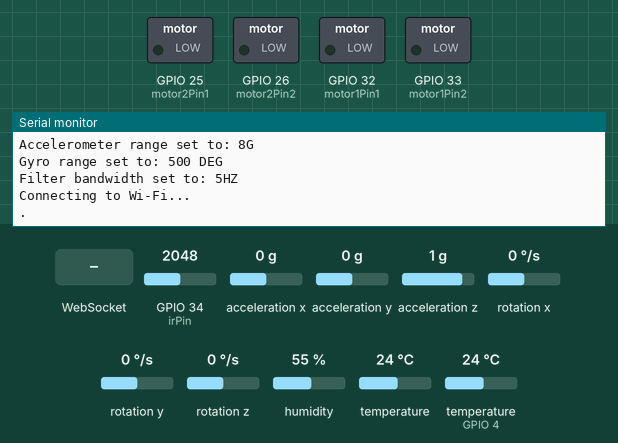
Recording of a sketch running on a simulated ESP32. On the bench: switched loads named in the sketch (green lamp = pin HIGH), the last lines printed to the serial monitor. The test bench sets the inputs (shaded band); at power-on: GPIO 34 (irPin) = 2048, acceleration x 0 g, acceleration y 0 g, acceleration z 1 g, rotation x 0 °/s, rotation y 0 °/s, rotation z 0 °/s, humidity 55 %, temperature 24 °C, temperature (sensor on GPIO 4) 24 °C. WiFi joins after 1.5 s; servers stay silent unless stated.

Above: at 1.3 s.
1.4 s: WebSocket text "undefined" received
At 3.3 s:
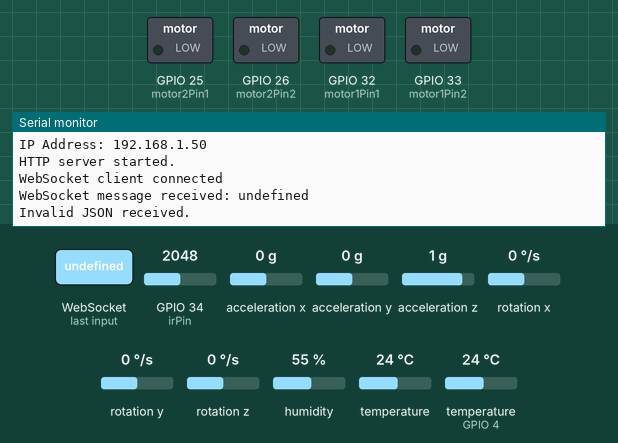
3.6 s: WebSocket text "1" received
At 3.9 s:
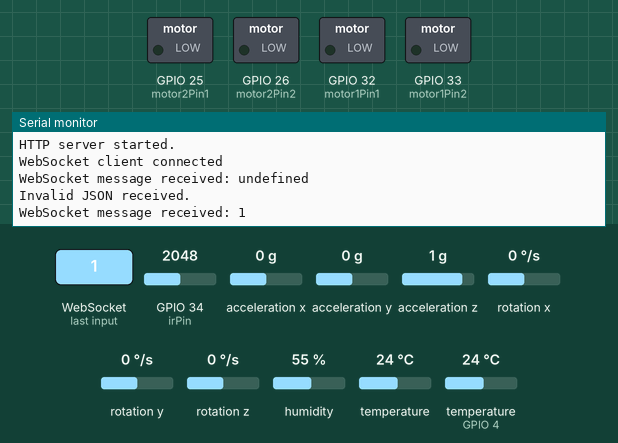

Measured:
- after the input at 1.4 s, the serial monitor: prints a new line after 0.76 s (image 1)
- after the input at 3.6 s, the serial monitor: prints a new line at once (image 2)

The sketch:

Scaled_Autonomy.ino
```cpp
#include <Arduino.h>
#include <WiFi.h>
#include <AsyncTCP.h>
#include <ESPAsyncWebServer.h>
#include <Arduino_JSON.h>
#include <Adafruit_MPU6050.h>
#include <Adafruit_Sensor.h>
#include <Wire.h>
#include "DHT.h"

SemaphoreHandle_t xMutex = NULL;

Adafruit_MPU6050 mpu;
#define irPin 34
#define DHT11PIN 4

DHT dht(DHT11PIN, DHT11);

// Replace with your network credentials
const char *ssid = "ALVA4eBn6fh";
const char *password = "25av5nuh9k17";

AsyncWebServer server(80);
AsyncWebSocket ws("/ws");

// Motor Config
const int motor1Pin1 = 32, motor1Pin2 = 33, motor2Pin1 = 25, motor2Pin2 = 26;
const int freq = 5000, resolution = 8;
const int pwmChannelA1 = 0, pwmChannelA2 = 1, pwmChannelB1 = 2, pwmChannelB2 = 3;
int motorAspeed = 0, motorBspeed = 0;
bool motorAdirForward = true, motorBdirForward = true;

//================= Sensor variables =================
// JSONVar readings;
//================= Sensor variables =================

void handleMotors() {
  // Control Motor A
  if (motorAspeed > 0) {
    if (motorAdirForward) {
      ledcWrite(pwmChannelA1, motorAspeed);
      ledcWrite(pwmChannelA2, 0);
    } else {
      ledcWrite(pwmChannelA1, 0);
      ledcWrite(pwmChannelA2, motorAspeed);
    }
  } else {
    ledcWrite(pwmChannelA1, 0);
    ledcWrite(pwmChannelA2, 0);
  }

  // Control Motor B
  if (motorBspeed > 0) {
    if (motorBdirForward) {
      ledcWrite(pwmChannelB1, motorBspeed);
      ledcWrite(pwmChannelB2, 0);
    } else {
      ledcWrite(pwmChannelB1, 0);
      ledcWrite(pwmChannelB2, motorBspeed);
    }
  } else {
    ledcWrite(pwmChannelB1, 0);
    ledcWrite(pwmChannelB2, 0);
  }
}

// String getGyroReadings() {
//   sensors_event_t a, g, temp;
//     mpu.getEvent(&a, &g, &temp);

//     readings["gyroX"] = isnan(g.gyro.x) ? 0 : g.gyro.x;
//     readings["gyroY"] = isnan(g.gyro.y) ? 0 : g.gyro.y;
//     readings["gyroZ"] = isnan(g.gyro.z) ? 0 : g.gyro.z;

//     return JSON.stringify(readings);
// }

// String getAccReadings() {
//    sensors_event_t a, g, temp;
//     mpu.getEvent(&a, &g, &temp);

//     // Populate JSON object
//     float accX_offset = 0.02, accY_offset = -0.01, accZ_offset = -0.4; // Adjust based on testing
//     // accZ when device is stationary should be close to gravitational constant
//     readings["accX"] = isnan(a.acceleration.x) ? 0 : (a.acceleration.x - accX_offset);
//     readings["accY"] = isnan(a.acceleration.y) ? 0 : (a.acceleration.y - accY_offset);
//     readings["accZ"] = isnan(a.acceleration.z) ? 0 : (a.acceleration.z - accZ_offset);

//     // Serialize to JSON
//     return JSON.stringify(readings);
// }

// String getTemperature() {
//   sensors_event_t a, g, temp;
//   mpu.getEvent(&a, &g, &temp);
//   readings["mpu_temperature"] = temp.temperature;
//   return String(temp.temperature);
// }

// String getDht() {
//   float dhtTemperature = 0, dhtHumidity = 0;
//   // Attempt to read the temperature and humidity values from the DHT11 sensor.
//   dhtHumidity = dht.readHumidity();
//   dhtTemperature = dht.readTemperature();

//   readings["dhtTemperature"] = String(dhtTemperature);
//   readings["dhtHumidity"] = String(dhtHumidity);
//   String accString = JSON.stringify(readings);
//   return accString;
// }

// bool getIr() {
  // int IRread = analogRead(irPin);
  // int IRdigital = (IRread > 2000) ? 1 : 0;
  // readings["obstacle_present"] = IRdigital == 0;
  // return IRdigital == 0;
// }

void onWebSocketEvent(AsyncWebSocket *server, AsyncWebSocketClient *client, AwsEventType type, void *arg, uint8_t *data, size_t len) {
  if (type == WS_EVT_CONNECT) {
    Serial.println("WebSocket client connected");
    client->text("Welcome to Scaled Autonomy");
  } else if (type == WS_EVT_DISCONNECT) {
    Serial.println("WebSocket client disconnected");
  } else if (type == WS_EVT_DATA) {
    String message = String((char *)data).substring(0, len);
    Serial.println("WebSocket message received: " + message);

    JSONVar receivedData = JSON.parse(message);
    if (JSON.typeof(receivedData) == "undefined") {
      Serial.println("Invalid JSON received.");
      return;
    }

    String response = "Received Parameters:\n";

    // Motor A
    if (receivedData.hasOwnProperty("motorAspeed")) {
      motorAspeed = int(receivedData["motorAspeed"]);
      motorAspeed = constrain(motorAspeed, 0, 255);
      response += "Motor A Speed: " + String(motorAspeed) + "\n";
    } else {
      response += "Motor A Speed: (unchanged) " + String(motorAspeed) + "\n";
    }

    if (receivedData.hasOwnProperty("motorAdir")) {
      int motorAdir = int(receivedData["motorAdir"]);
      motorAdirForward = (motorAdir == 1);
      response += "Motor A Direction: " + String(motorAdirForward) + "\n";
    } else {
      response += "Motor A Direction: (unchanged) " + String(motorAdirForward) + "\n";
    }

    // Motor B
    if (receivedData.hasOwnProperty("motorBspeed")) {
      motorBspeed = int(receivedData["motorBspeed"]);
      motorBspeed = constrain(motorBspeed, 0, 255);
      response += "Motor B Speed: " + String(motorBspeed) + "\n";
    } else {
      response += "Motor B Speed: (unchanged) " + String(motorBspeed) + "\n";
    }

    if (receivedData.hasOwnProperty("motorBdir")) {
      int motorBdir = int(receivedData["motorBdir"]);
      motorBdirForward = (motorBdir == 1);
      response += "Motor B Direction: " + String(motorBdirForward) + "\n";
    } else {
      response += "Motor B Direction: (unchanged) " + String(motorBdirForward) + "\n";
    }

    handleMotors();

    client->text(response);
  }
}

//================= FreeRTOS tasks =================
// FreeRTOS task for WiFi setup
void WiFiTask(void *parameter) {
  WiFi.begin(ssid, password);
  Serial.println("Connecting to Wi-Fi...");
  while (WiFi.status() != WL_CONNECTED) {
    delay(1000);
    Serial.print(".");
  }
  Serial.println("\nConnected to Wi-Fi.");
  Serial.print("IP Address: ");
  Serial.println(WiFi.localIP());

  // Start WebSocket server
  ws.onEvent(onWebSocketEvent);
  server.addHandler(&ws);

  // Start the HTTP server
  server.begin();
  Serial.println("HTTP server started.");

  vTaskDelete(NULL);  // End the task after Wi-Fi is connected
}

// FreeRTOS task for motor control
void MotorControlTask(void *parameter) {
  while (true) {
    handleMotors();
    vTaskDelay(10 / portTICK_PERIOD_MS);  // Delay for motor control task (adjust as needed)
  }
}

// FreeRTOS task for WebSocket server
void WebSocketTask(void *parameter) {
  while (true) {
    ws.cleanupClients();                   // Cleanup disconnected clients
    vTaskDelay(50 / portTICK_PERIOD_MS);  // Delay for WebSocket cleanup (adjust as needed)
  }
}

// // FreeRTOS task for gyro readings
// void GyroReadingTask(void *parameter) {
//   while (true) {
//     getGyroReadings();
//     vTaskDelay(10 / portTICK_PERIOD_MS);
//   }
// }

// // FreeRTOS task for acceleration readings
// void AccReadingsTask(void *parameter) {
//   while (true) {
//     getAccReadings();
//     vTaskDelay(10 / portTICK_PERIOD_MS);
//   }
// }

// void MpuTempReadingsTask(void *parameter) {
//   while (true) {
//     getTemperature();
//     vTaskDelay(5000 / portTICK_PERIOD_MS);
//   }
// }

// void DhtReadingsTask(void *parameter) {
//   while (true) {
//     getDht();
//     vTaskDelay(5000 / portTICK_PERIOD_MS);
//   }
// }

// void IrReadingsTask(void *parameter) {
//   while (true) {
//     getIr();
//     vTaskDelay(10 / portTICK_PERIOD_MS);
//   }
// }

void GetSensorDataTask(void *paramter) {
  sensors_event_t a, g, temp;
  JSONVar readings;
  for (;;) {
    // Check if MPU6050 is ready to provide data
    if (!mpu.getEvent(&a, &g, &temp)) {
      Serial.println("Failed to read MPU6050 data!");
      vTaskDelay(100 / portTICK_PERIOD_MS);
      continue;
    }

    // Clear or reset JSON document before updating
    readings = null;

    // MPU
    readings["gyroX"] = isnan(g.gyro.x) ? 0 : g.gyro.x;
    readings["gyroY"] = isnan(g.gyro.y) ? 0 : g.gyro.y;
    readings["gyroZ"] = isnan(g.gyro.z) ? 0 : g.gyro.y;
    readings["accX"] = isnan(a.acceleration.x) ? 0 : a.acceleration.x;
    readings["accY"] = isnan(a.acceleration.y) ? 0 : a.acceleration.y;
    readings["accZ"] = isnan(a.acceleration.z) ? 0 : a.acceleration.z;
    readings["mpu_temperature"] = isnan(temp.temperature) ? 0 : temp.temperature;

    // Obstacle avoidance IR
    int IRread = analogRead(irPin);
    int IRdigital = (IRread > 2000) ? 1 : 0;
    readings["obstacle_present"] = IRdigital == 0;

    // DHT Sensor
    readings["dhtTemperature"] = isnan(dht.readHumidity()) ? 0 : dht.readHumidity();
    readings["dhtHumidity"] = isnan(dht.readTemperature()) ? 0 : dht.readTemperature();

    ws.textAll(JSON.stringify(readings));

    // Monitor heap integrity
    heap_caps_check_integrity_all(true);

    // Delay for task timing
    vTaskDelay(500 / portTICK_PERIOD_MS);
  }
}

// void SendSensorDataTask(void *parameter) {
//   while (true) {
//     String combinedData = JSON.stringify(readings);
//     ws.textAll(combinedData);
//     vTaskDelay(1000 / portTICK_PERIOD_MS);
//   }
// }

//================= FreeRTOS tasks =================

void setup() {

  // Create mutex
  xMutex = xSemaphoreCreateMutex();

  if (xMutex == NULL) {
    Serial.println("Mutex creation failed!");
    return;
  }

  Serial.begin(115200);

  dht.begin();

  //================= Motor Setup =================
  // Motor pin setup
  pinMode(motor1Pin1, OUTPUT);
  pinMode(motor1Pin2, OUTPUT);
  pinMode(motor2Pin1, OUTPUT);
  pinMode(motor2Pin2, OUTPUT);

  // Attach PWM channels to motor control pins
  ledcSetup(pwmChannelA1, freq, resolution);
  ledcAttachPin(motor1Pin1, pwmChannelA1);
  ledcSetup(pwmChannelA2, freq, resolution);
  ledcAttachPin(motor1Pin2, pwmChannelA2);

  ledcSetup(pwmChannelB1, freq, resolution);
  ledcAttachPin(motor2Pin1, pwmChannelB1);
  ledcSetup(pwmChannelB2, freq, resolution);
  ledcAttachPin(motor2Pin2, pwmChannelB2);

  // Initial motor state (off)
  ledcWrite(pwmChannelA1, 0);
  ledcWrite(pwmChannelA2, 0);
  ledcWrite(pwmChannelB1, 0);
  ledcWrite(pwmChannelB2, 0);
  //================= Motor Setup =================

  //================= MPU Setup =================
  // MPU Setup Code
  if (mpu.begin()) {
    Serial.println("MPU6050 Found!");

    mpu.setAccelerometerRange(MPU6050_RANGE_8_G);
    Serial.println("Accelerometer range set to: 8G");

    mpu.setGyroRange(MPU6050_RANGE_500_DEG);
    Serial.println("Gyro range set to: 500 DEG");

    mpu.setFilterBandwidth(MPU6050_BAND_5_HZ);
    Serial.println("Filter bandwidth set to: 5HZ");

    Serial.println("");
    delay(100);
  } else {
    Serial.println("Failed to find MPU6050 chip");
  }
  //================= MPU Setup =================

  // Create FreeRTOS tasks
  // xTaskCreate(task, taskName, stack size, params, priority, handle);
  // Create FreeRTOS tasks
  xTaskCreate(WiFiTask, "WiFiTask", 4096, NULL, 3, NULL);  // Highest priority
  // xTaskCreate(SendSensorDataTask, "SendSensorDataTask", 10000, NULL, 3, NULL);    // High priority
  xTaskCreate(MotorControlTask, "MotorControlTask", 10000, NULL, 2, NULL);  // Medium priority
  // xTaskCreate(MpuTempReadingsTask, "MpuTempReadingsTask", 8192, NULL, 2, NULL);  // Medium priority
  // xTaskCreate(GyroReadingTask, "GyroReadingTask", 8192, NULL, 1, NULL);          // Low priority
  // xTaskCreate(AccReadingsTask, "AccReadingsTask", 8192, NULL, 1, NULL);          // Low priority
  // xTaskCreate(DhtReadingsTask, "DhtReadingsTask", 8192, NULL, 1, NULL);          // Low priority
  // xTaskCreate(IrReadingsTask, "IrReadingsTask", 8192, NULL, 1, NULL);            // Low priority
  xTaskCreate(GetSensorDataTask, "GetSensorDataTask", 10000, NULL, 3, NULL);  // High priority
  xTaskCreate(WebSocketTask, "WebSocketTask", 4096, NULL, 1, NULL);           // Low priority
}

void loop() {
  // Serial.println(heap_caps_get_free_size(MALLOC_CAP_DEFAULT));
  // delay(500);
}
```
